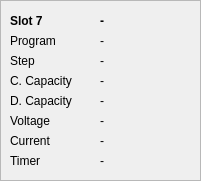
   <widget class="QFrame" name="frame_7">
    <property name="geometry">
     <rect>
      <x>10</x>
      <y>550</y>
      <width>201</width>
      <height>181</height>
     </rect>
    </property>
    <property name="frameShape">
     <enum>QFrame::StyledPanel</enum>
    </property>
    <property name="frameShadow">
     <enum>QFrame::Raised</enum>
    </property>
    <widget class="QLabel" name="lbl_s7_chem_state">
     <property name="geometry">
      <rect>
       <x>100</x>
       <y>10</y>
       <width>91</width>
       <height>22</height>
      </rect>
     </property>
     <property name="font">
      <font>
       <weight>75</weight>
       <bold>true</bold>
      </font>
     </property>
     <property name="text">
      <string>-</string>
     </property>
    </widget>
    <widget class="QLabel" name="lbl_s7_program">
     <property name="geometry">
      <rect>
       <x>10</x>
       <y>30</y>
       <width>71</width>
       <height>22</height>
      </rect>
     </property>
     <property name="text">
      <string>Program</string>
     </property>
    </widget>
    <widget class="QLabel" name="ldl_s7_name">
     <property name="geometry">
      <rect>
       <x>10</x>
       <y>10</y>
       <width>51</width>
       <height>22</height>
      </rect>
     </property>
     <property name="font">
      <font>
       <weight>75</weight>
       <bold>true</bold>
      </font>
     </property>
     <property name="text">
      <string>Slot 7</string>
     </property>
    </widget>
    <widget class="QLabel" name="lbl_s7_program_state">
     <property name="geometry">
      <rect>
       <x>100</x>
       <y>30</y>
       <width>71</width>
       <height>22</height>
      </rect>
     </property>
     <property name="text">
      <string>-</string>
     </property>
    </widget>
    <widget class="QLabel" name="lbl_s7_step">
     <property name="geometry">
      <rect>
       <x>10</x>
       <y>50</y>
       <width>71</width>
       <height>22</height>
      </rect>
     </property>
     <property name="text">
      <string>Step</string>
     </property>
    </widget>
    <widget class="QLabel" name="lbl_s7_step_state">
     <property name="geometry">
      <rect>
       <x>100</x>
       <y>50</y>
       <width>71</width>
       <height>22</height>
      </rect>
     </property>
     <property name="text">
      <string>-</string>
     </property>
    </widget>
    <widget class="QLabel" name="lbl_s7_ccap">
     <property name="geometry">
      <rect>
       <x>10</x>
       <y>70</y>
       <width>91</width>
       <height>22</height>
      </rect>
     </property>
     <property name="text">
      <string>C. Capacity</string>
     </property>
    </widget>
    <widget class="QLabel" name="lbl_s7_ccap_state">
     <property name="geometry">
      <rect>
       <x>100</x>
       <y>70</y>
       <width>91</width>
       <height>22</height>
      </rect>
     </property>
     <property name="text">
      <string>-</string>
     </property>
    </widget>
    <widget class="QLabel" name="lbl_s7_voltage">
     <property name="geometry">
      <rect>
       <x>10</x>
       <y>110</y>
       <width>91</width>
       <height>22</height>
      </rect>
     </property>
     <property name="text">
      <string>Voltage</string>
     </property>
    </widget>
    <widget class="QLabel" name="lbl_s7_current">
     <property name="geometry">
      <rect>
       <x>10</x>
       <y>130</y>
       <width>91</width>
       <height>22</height>
      </rect>
     </property>
     <property name="text">
      <string>Current</string>
     </property>
    </widget>
    <widget class="QLabel" name="lbl_s7_timer">
     <property name="geometry">
      <rect>
       <x>10</x>
       <y>150</y>
       <width>91</width>
       <height>22</height>
      </rect>
     </property>
     <property name="text">
      <string>Timer</string>
     </property>
    </widget>
    <widget class="QLabel" name="lbl_s7_voltage_state">
     <property name="geometry">
      <rect>
       <x>100</x>
       <y>110</y>
       <width>91</width>
       <height>22</height>
      </rect>
     </property>
     <property name="text">
      <string>-</string>
     </property>
    </widget>
    <widget class="QLabel" name="lbl_s7_current_state">
     <property name="geometry">
      <rect>
       <x>100</x>
       <y>130</y>
       <width>91</width>
       <height>22</height>
      </rect>
     </property>
     <property name="text">
      <string>-</string>
     </property>
    </widget>
    <widget class="QLabel" name="lbl_s7_timer_state">
     <property name="geometry">
      <rect>
       <x>100</x>
       <y>150</y>
       <width>91</width>
       <height>22</height>
      </rect>
     </property>
     <property name="text">
      <string>-</string>
     </property>
    </widget>
    <widget class="QLabel" name="lbl_s7_ccap_2">
     <property name="geometry">
      <rect>
       <x>10</x>
       <y>90</y>
       <width>91</width>
       <height>22</height>
      </rect>
     </property>
     <property name="text">
      <string>D. Capacity</string>
     </property>
    </widget>
    <widget class="QLabel" name="lbl_s7_dcap_state">
     <property name="geometry">
      <rect>
       <x>100</x>
       <y>90</y>
       <width>91</width>
       <height>22</height>
      </rect>
     </property>
     <property name="text">
      <string>-</string>
     </property>
    </widget>
   </widget>
